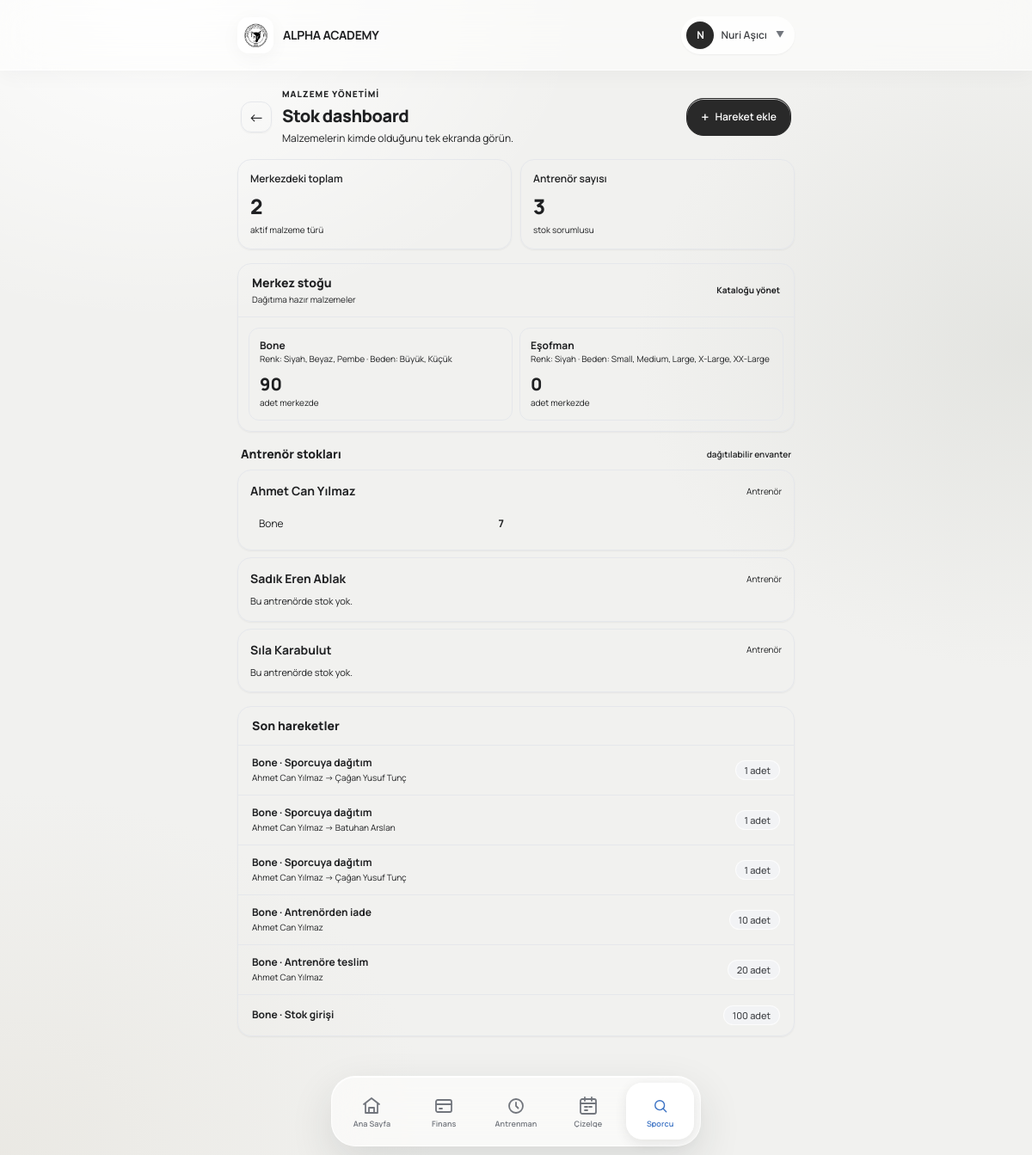
Screenshot of /finance/equipment/stock/ (signed in) with the database file from the repository.
### users/models.py (models this page shows, shortened)
class User(AbstractUser):
    class Role(models.TextChoices):
        PARENT = 'parent', 'Veli'
        ADMIN = 'admin', 'Yönetici'
        COACH = 'coach', 'Antrenör'
        FINANCE = 'finance', 'Mali İşler'
    email = models.EmailField(unique=True, verbose_name="E-posta Adresi")
    role = models.CharField(
        max_length=20,
        choices=Role.choices,
        default=Role.PARENT,
        verbose_name="Kullanıcı Rolü"
    )
    phone_number = models.CharField(max_length=15, blank=True, null=True, verbose_name="Telefon Numarası")
    tc_identity = models.CharField(max_length=11, blank=True, null=True, verbose_name="T.C. Kimlik No")
    USERNAME_FIELD = 'username'
    REQUIRED_FIELDS = ['email', 'first_name', 'last_name']
    class Meta:
        verbose_name = "Kullanıcı"
        verbose_name_plural = "Kullanıcılar"
    @property
    def is_club_admin(self):
        return self.role == self.Role.ADMIN
    @property
    def is_coach(self):
        return self.role == self.Role.COACH

### finance/models.py (models this page shows, shortened)
class Equipment(models.Model):
    name = models.CharField(max_length=150, verbose_name="Malzeme Türü")
    colors = models.JSONField(default=list, blank=True, verbose_name='Renk seçenekleri')
    sizes = models.JSONField(default=list, blank=True, verbose_name='Beden seçenekleri')
    price = models.IntegerField(verbose_name="Fiyat")
    is_active = models.BooleanField(default=True, verbose_name="Aktif mi?")
    class Meta:
        verbose_name = "Malzeme"
        verbose_name_plural = "Malzemeler"
        ordering = ['name']
    @property
    def display_name(self):
        return self.name
    @property
    def variant_summary(self):
        parts = []
        if self.colors:
            parts.append(f'Renk: {", ".join(self.colors)}')
        if self.sizes:
            parts.append(f'Beden: {", ".join(self.sizes)}')
        return ' · '.join(parts)

class EquipmentStockMovement(models.Model):
    MOVEMENT_TYPES = [
        ('stock_in', 'Stok girişi'),
        ('coach_transfer', 'Antrenöre teslim'),
        ('athlete_distribution', 'Sporcuya dağıtım'),
        ('coach_return', 'Antrenörden iade'),
    ]
    equipment = models.ForeignKey(
        Equipment,
        on_delete=models.PROTECT,
        related_name='stock_movements',
        verbose_name='Malzeme',
    )
    movement_type = models.CharField(max_length=30, choices=MOVEMENT_TYPES)
    quantity = models.PositiveIntegerField(verbose_name='Adet')
    selected_color = models.CharField(max_length=50, blank=True, default='', verbose_name='Renk')
    selected_size = models.CharField(max_length=20, blank=True, default='', verbose_name='Beden')
    coach = models.ForeignKey(
        settings.AUTH_USER_MODEL,
        on_delete=models.SET_NULL,
        null=True,
        blank=True,
        related_name='equipment_stock_movements',
        verbose_name='Antrenör',
    )
    athlete = models.ForeignKey(
        Athlete,
        on_delete=models.SET_NULL,
        null=True,
        blank=True,
        related_name='equipment_distributions',
        verbose_name='Sporcu',
    )
    payment = models.ForeignKey(
        PaymentRecord,
        on_delete=models.SET_NULL,
        null=True,
        blank=True,
        related_name='stock_movement',
        verbose_name='Tahsilat kaydı',
    )
    sale_item = models.ForeignKey(
        'EquipmentSaleItem',
        on_delete=models.SET_NULL,
        null=True,
        blank=True,
        related_name='stock_movements',
        verbose_name='Satış satırı',
    )
    created_by = models.ForeignKey(
        settings.AUTH_USER_MODEL,
        on_delete=models.SET_NULL,
        null=True,
        related_name='created_stock_movements',
    )
    notes = models.TextField(blank=True, default='', verbose_name='Not')
    created_at = models.DateTimeField(auto_now_add=True)
    class Meta:
        ordering = ['-created_at', '-pk']
        verbose_name = 'Malzeme stok hareketi'
        verbose_name_plural = 'Malzeme stok hareketleri'

### athletes/models.py (models this page shows, shortened)
class Athlete(models.Model):
    GENDER_CHOICES = (
        ('M', 'Erkek'),
        ('F', 'Kadın'),
    )
    parent = models.CharField(max_length=150, verbose_name="Veli")
    parent_phone = models.CharField(max_length=20, blank=True, default='', verbose_name="Veli Telefonu")
    parent_email = models.EmailField(blank=True, default='', verbose_name="Veli E-postası")
    first_name = models.CharField(max_length=50, verbose_name="Ad")
    last_name = models.CharField(max_length=50, verbose_name="Soyad")
    phone_number = models.CharField(max_length=20, blank=True, default='', verbose_name="Sporcu Telefonu")
    tc_identity = models.CharField(max_length=11, unique=True, blank=True, null=True, verbose_name="T.C. Kimlik No")
    birth_date = models.DateField(verbose_name="Doğum Tarihi")
    gender = models.CharField(max_length=1, choices=GENDER_CHOICES, verbose_name="Cinsiyet")
    school = models.CharField(max_length=100, blank=True, null=True, verbose_name="Okul")
    license_number = models.CharField(max_length=50, blank=True, null=True, verbose_name="Lisans No")
    joined_date = models.DateField(verbose_name="Kulübe Katılım Tarihi")
    photo = models.ImageField(upload_to='athlete_photos/', blank=True, null=True, verbose_name="Fotoğraf")
    is_active = models.BooleanField(default=False, verbose_name="Aktif Sporcu mu?")
    created_at = models.DateTimeField(auto_now_add=True)
    team = models.ForeignKey(
        Team,
        on_delete=models.SET_NULL,
        null=True,
        blank=True,
        related_name='athletes',
        verbose_name="Bağlı Olduğu Takım"
    )
    custom_fee = models.IntegerField(
        null=True,
        blank=True,
        verbose_name="Özel Aidat Tutar (TL)",
        help_text="Boş bırakılırsa takımın varsayılan aidatı uygulanır. Burslu için 0 girebilirsiniz."
    )
    private_lesson_fee = models.IntegerField(
        null=True,
        blank=True,
        verbose_name="Özel ders ücreti",
        help_text="Boş bırakılırsa özel ders ücreti uygulanmaz."
    )
    regular_payment_day = models.PositiveBigIntegerField(
        null=True,
        blank=True,
        verbose_name="Düzenli Ödeme Günü"
    )
    last_sms_time = models.DateTimeField(
        null=True,
        blank=True,
        verbose_name="Son SMS Gönderim Zamanı"
    )
    class Meta:
        verbose_name = "Sporcu"
        verbose_name_plural = "Sporcular"
        ordering = ['first_name', 'last_name']
    def get_full_name(self):
        return f"{self.first_name} {self.last_name}"

### finance/views.py (the view, shortened to what this page needs)
# urls.py: path('equipment/stock/', views.equipment_stock, name='equipment-stock'),
@login_required
def equipment_stock(request):
    if request.user.is_coach:
        raise PermissionDenied
    equipments = list(Equipment.objects.filter(is_active=True).order_by('name'))
    coaches = [request.user] if request.user.is_coach else list(
        request.user.__class__.objects.filter(role='coach', is_active=True).order_by('first_name', 'last_name')
    )
    athletes = list(Athlete.objects.filter(is_active=True).order_by('first_name', 'last_name'))
    error = None
    coach_stock_rows = []
    for coach in coaches:
        coach_items = []
        for equipment in equipments:
            quantity = get_equipment_coach_stock(equipment, coach)
            if quantity:
                coach_items.append({'equipment': equipment, 'quantity': quantity})
        coach_stock_rows.append({'coach': coach, 'items': coach_items})
    for equipment in equipments:
        equipment.central_stock = get_equipment_central_stock(equipment)
    movements = EquipmentStockMovement.objects.select_related(
        'equipment', 'coach', 'athlete', 'created_by',
    ).order_by('-created_at', '-pk')[:20]
    return render(request, 'finance/equipment_stock.html', {
        'equipments': equipments,
        'coaches': coaches,
        'athletes': athletes,
        'coach_stock_rows': coach_stock_rows,
        'movements': movements,
        'error': error,
    })

### templates/finance/equipment_stock.html (shortened to what this page needs)
{% extends "base.html" %}
{% block content %}
    <div class="w-full space-y-4">
        <header class="flex items-center justify-between gap-3 px-1">
            <div class="flex min-w-0 items-center gap-3">
                <a href="{% url 'equipment-list' %}"
                   class="grid h-9 w-9 shrink-0 place-items-center rounded-xl border border-base-300 bg-base-100 text-lg shadow-sm"
                   aria-label="Malzeme listesine dön">←</a>
                <div class="min-w-0">
                    <p class="text-[10px] font-black uppercase tracking-widest text-primary">Malzeme yönetimi</p>
                    <h1 class="mt-1 truncate text-xl font-black tracking-tight">Stok dashboard</h1>
                    <p class="mt-1 text-xs text-base-content/50">Malzemelerin kimde olduğunu tek ekranda görün.</p>
                </div>
            </div>
            <button type="button"
                    class="btn btn-primary h-10 min-h-0 shrink-0 rounded-xl px-3 text-xs font-bold"
                    hx-get="{% url 'equipment-stock-modal' %}"
                    hx-target="#modal-container"
                    hx-swap="innerHTML">
                <span class="text-base">+</span> Hareket ekle
            </button>
        </header>
        <section class="grid grid-cols-2 gap-2.5">
            <div class="rounded-2xl border border-base-300 bg-base-100 p-3.5 shadow-sm">
                <p class="text-xs font-semibold text-base-content/50">Merkezdeki toplam</p>
                <p class="mt-2 text-2xl font-black text-primary">{{ equipments|length }}</p>
                <p class="mt-1 text-[10px] text-base-content/40">aktif malzeme türü</p>
            </div>
            <div class="rounded-2xl border border-base-300 bg-base-100 p-3.5 shadow-sm">
                <p class="text-xs font-semibold text-base-content/50">Antrenör sayısı</p>
                <p class="mt-2 text-2xl font-black text-info">{{ coaches|length }}</p>
                <p class="mt-1 text-[10px] text-base-content/40">stok sorumlusu</p>
            </div>
        </section>
        <section class="overflow-hidden rounded-2xl border border-base-300 bg-base-100 shadow-sm">
            <div class="flex items-center justify-between border-b border-base-200 px-4 py-3">
                <div>
                    <h2 class="text-sm font-black">Merkez stoğu</h2>
                    <p class="mt-0.5 text-[10px] text-base-content/45">Dağıtıma hazır malzemeler</p>
                </div>
                <a href="{% url 'equipment-list' %}"
                   class="text-[10px] font-bold text-primary">Kataloğu yönet</a>
            </div>
            <div class="grid grid-cols-2 gap-2 p-3">
                {% for equipment in equipments %}
                    <div class="rounded-xl border border-base-200 bg-base-200/30 p-3">
                        <p class="truncate text-xs font-bold">{{ equipment.display_name }}</p>
                        {% if equipment.variant_summary %}<p class="truncate text-[10px] text-base-content/45">{{ equipment.variant_summary }}</p>{% endif %}
                        <p class="mt-2 text-xl font-black {% if equipment.central_stock > 0 %}text-success{% else %}text-base-content/35{% endif %}">{{ equipment.central_stock }}</p>
                        <p class="text-[10px] text-base-content/45">adet merkezde</p>
                    </div>
{% empty %}<p class="col-span-2 p-4 text-center text-xs text-base-content/50">Aktif malzeme bulunmuyor.</p>{% endfor %}
    </div>
    </section>
    <section class="space-y-2">
        <div class="flex items-center justify-between px-1">
            <h2 class="text-sm font-black">Antrenör stokları</h2>
            <span class="text-[10px] font-semibold text-base-content/40">dağıtılabilir envanter</span>
        </div>
        <div class="space-y-2">
            {% for row in coach_stock_rows %}
                <div class="rounded-2xl border border-base-300 bg-base-100 p-3.5 shadow-sm">
                    <div class="flex items-center justify-between gap-2">
                        <p class="text-sm font-bold">{{ row.coach.get_full_name|default:row.coach.email }}</p>
                        <span class="text-[10px] text-base-content/40">Antrenör</span>
                    </div>
                    {% if row.items %}
                        <div class="mt-3 grid grid-cols-2 gap-2">{% for item in row.items %}<div class="flex items-center justify-between rounded-lg bg-base-200/50 px-2.5 py-2 text-xs"><span class="truncate">{{ item.equipment.display_name }}</span><strong>{{ item.quantity }}</strong></div>{% endfor %}</div>
            {% else %}<p class="mt-2 text-[11px] text-base-content/40">Bu antrenörde stok yok.</p>{% endif %}
                </div>
{% empty %}<div class="rounded-2xl border border-base-300 bg-base-100 p-5 text-center text-xs text-base-content/50">Aktif antrenör bulunmuyor.</div>{% endfor %}
    </div>
    </section>
    <section class="overflow-hidden rounded-2xl border border-base-300 bg-base-100 shadow-sm">
        <div class="border-b border-base-200 px-4 py-3">
            <h2 class="text-sm font-black">Son hareketler</h2>
        </div>
        <div class="divide-y divide-base-200">
            {% for movement in movements %}
                <div class="flex items-center gap-3 px-4 py-3"><div class="min-w-0 flex-1"><p class="truncate text-xs font-bold">{{ movement.equipment.display_name }} · {{ movement.get_movement_type_display }}</p><p class="mt-0.5 truncate text-[10px] text-base-content/45">{% if movement.coach %}{{ movement.coach.get_full_name|default:movement.coach.email }}{% endif %}{% if movement.athlete %} → {{ movement.athlete.get_full_name }}{% endif %}</p></div><span class="badge badge-ghost">{{ movement.quantity }} adet</span></div>
{% empty %}<p class="p-5 text-center text-xs text-base-content/50">Henüz stok hareketi yok.</p>{% endfor %}
    </div>
    </section>
    </div>
{% endblock %}

### templates/components/app/topbar.html (shortened to what this page needs)
{% load static %}
<div class="app-topbar">
    <div class="app-topbar-inner">
        <a href="/" class="app-brand hover:opacity-90 transition-opacity">
            <div class="app-brand-logo flex items-center justify-center font-black text-xs text-[var(--ui-primary-text)] bg-[var(--ui-primary)]">
                <img src="/media/logos/new_logo.png" alt="Alpha Academy Logo" class="w-full h-full object-cover" />
            </div>
            <div class="min-w-0">
                <span class="app-brand-name">ALPHA ACADEMY</span>
            </div>
        </a>
        {% if request.user.is_authenticated %}
            <div class="app-topbar-actions relative" id="topbar-user-dropdown-wrapper">
                <button type="button"
                        class="flex items-center gap-2 p-1.5 pr-3 rounded-full bg-white/60 hover:bg-white/90 border border-[var(--ui-border-dark)] backdrop-blur-md shadow-sm transition-all active:scale-[0.98]"
                        onclick="document.getElementById('topbar-user-dropdown').classList.toggle('hidden')">
                    <div class="w-8 h-8 rounded-full bg-[var(--ui-dark)] text-white text-xs font-bold flex items-center justify-center shadow-sm shrink-0">
                        {% if request.user.first_name %}
                            {{ request.user.first_name|first|upper }}
                        {% else %}
                            {{ request.user.username|first|upper }}
                        {% endif %}
                    </div>
                    <span class="hidden sm:inline text-xs font-semibold text-[var(--ui-text-soft)]">
                        {% if request.user.get_full_name %}
                            {{ request.user.get_full_name }}
                        {% else %}
                            {{ request.user.username }}
                        {% endif %}
                    </span>
                    <span class="text-[10px] text-[var(--ui-muted)] ml-0.5">▼</span>
                </button>
            </div>
        {% endif %}
    </div>
</div>

### rows the page displays
User: user.first_name|first "N", user.get_full_name "Nuri Aşıcı"
Equipment: display_name "Bone", variant_summary "Renk: Siyah, Beyaz, Pembe · Beden: Büyük, Küçük", central_stock "90", equipment.display_name "Bone", quantity "7"
Equipment: display_name "Eşofman", variant_summary "Renk: Siyah · Beden: Small, Medium, Large, X-Large, XX-Large", central_stock "0"
User: coach.get_full_name "Ahmet Can Yılmaz"
User: coach.get_full_name "Sadık Eren Ablak", shows "Bu antrenörde stok yok."
User: coach.get_full_name "Sıla Karabulut", shows "Bu antrenörde stok yok."
EquipmentStockMovement: equipment.display_name "Bone", movement_type "Sporcuya dağıtım", coach.get_full_name "Ahmet Can Yılmaz", athlete.get_full_name "Çağan Yusuf Tunç", quantity "1"
EquipmentStockMovement: equipment.display_name "Bone", movement_type "Sporcuya dağıtım", coach.get_full_name "Ahmet Can Yılmaz", athlete.get_full_name "Batuhan Arslan", quantity "1"
EquipmentStockMovement: equipment.display_name "Bone", movement_type "Sporcuya dağıtım", coach.get_full_name "Ahmet Can Yılmaz", athlete.get_full_name "Çağan Yusuf Tunç", quantity "1"
EquipmentStockMovement: equipment.display_name "Bone", movement_type "Antrenörden iade", coach.get_full_name "Ahmet Can Yılmaz", quantity "10"
EquipmentStockMovement: equipment.display_name "Bone", movement_type "Antrenöre teslim", coach.get_full_name "Ahmet Can Yılmaz", quantity "20"
EquipmentStockMovement: equipment.display_name "Bone", movement_type "Stok girişi", quantity "100"

### other values shown
{{ equipments|length }} "2"
{{ coaches|length }} "3"
